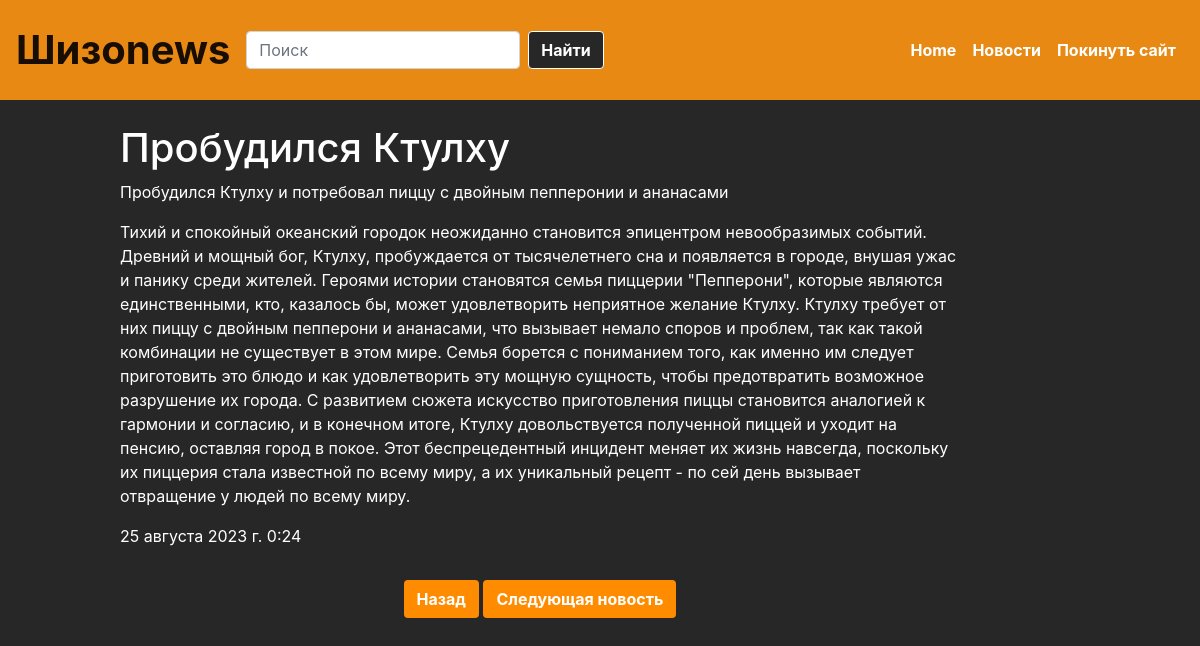
Screenshot of /news/53 with the database file from the repository.
### news/models.py (models this page shows, shortened)
class Articles(models.Model):
    title = models.CharField("Название", max_length=50)
    anons = models.CharField("Анонс", max_length=250)
    full_text = models.TextField('Статья')
    date = models.DateTimeField('Дата публикации')
    class Meta:
        verbose_name = 'Новость'
        verbose_name_plural = "Новости"

### news/views.py (the view)
# urls.py: path('<int:pk>', views.NewsDetail.as_view(), name='news-detail'),
class NewsDetail(DetailView):
    model = Articles
    template_name = 'news/news_details.html'
    context_object_name = 'article'

### news/templates/news/news_details.html (shortened to what this page needs)
{% extends 'main/sample.html' %}
{% load static%}
{% block content %}
    <div class='alert2' style="padding-right: 20%;">
        <h1>{{ article.title }}</h1>
        <p>{{ article.anons}}</p>
        <p>{{article.full_text}}</p>
        <p>{{article.date}}</p>
        <div class="text-center">
            <button class="btn mt-3" style="background-color: darkorange; color: white;" onclick="history.go(-1);">Назад</button>
            {% if article.id != 1 %}
            <a href='/news/{{article.id|add:"-1"}}' class="btn mt-3" style="background-color: darkorange; color: white;">Следующая новость</a>
            {% endif %}
        </div>
    </div>
{% endblock %}

### main/static/main/css/style.css (style rules this page uses)
body { background: #272727; color: #fff; }
.alert2 { padding-top: 2%; padding-left: 10%; }
.btn { font-weight: bold; }

### rows the page displays
Articles: title "Пробудился Ктулху", anons "Пробудился Ктулху и потребовал пиццу с двойным пепперонии и ананасами", full_text "Тихий и спокойный океанский городок неожиданно становится эпицентром невообразимых событий. Древний и мощный бог, Ктулху, пробуждается от тысячелетнего сна и появляется в городе, внушая ужас и панику среди жителей. Героями истории становятся семья пиццерии \"Пепперони\", которые являются единственными, кто, казалось бы, может удовлетворить неприятное желание Ктулху. Ктулху требует от них пиццу с двойным пепперони и ананасами, что вызывает немало споров и проблем, так как такой комбинации не существует в этом мире. Семья борется с пониманием того, как именно им следует приготовить это блюдо и как удовлетворить эту мощную сущность, чтобы предотвратить возможное разрушение их города. С развитием…", date "25 августа 2023 г. 0:24"
